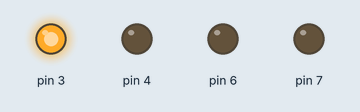
Bench run of a sketch on a simulated Arduino Uno, built with avr-gcc and run on an emulated ATmega328P. Parts: output pins drawn as LEDs (lit = HIGH).

Above: at 0.5 s.
At 2.5 s:
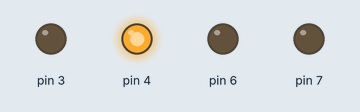
At 4.5 s:
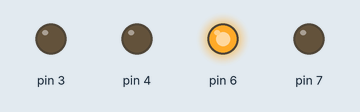
At 6.5 s:
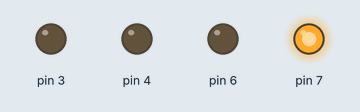
At 9.5 s:
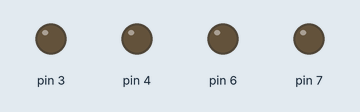
Timing chart, 0 to 10.4 s (numbered marks = the images above):
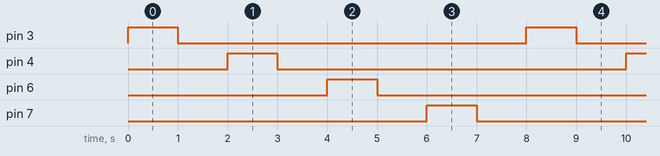

The sketch:

led_chaser_code.ino
```cpp
void setup()
{
  pinMode(3, OUTPUT);
  pinMode(4, OUTPUT);
  pinMode(6, OUTPUT);
  pinMode(7, OUTPUT);
}
//the loop function runs over & over again
void loop()
{
 int i;
 for(i=3;i<=7;i++)
 {
   if(i==5)
  continue;
  digitalWrite(i, HIGH);
  delay(1000); // Wait for 1000 millisecond(s)
  digitalWrite(i, LOW);
  delay(1000); // Wait for 1000 millisecond(s)
}
}
```

Measured:
- by itself, pin 3, pin 4, pin 6, pin 7: alternates HIGH for 1.0 s and LOW for 7.0 s
- by itself, everything shown: repeats every 8.0 s, in 8 steps
